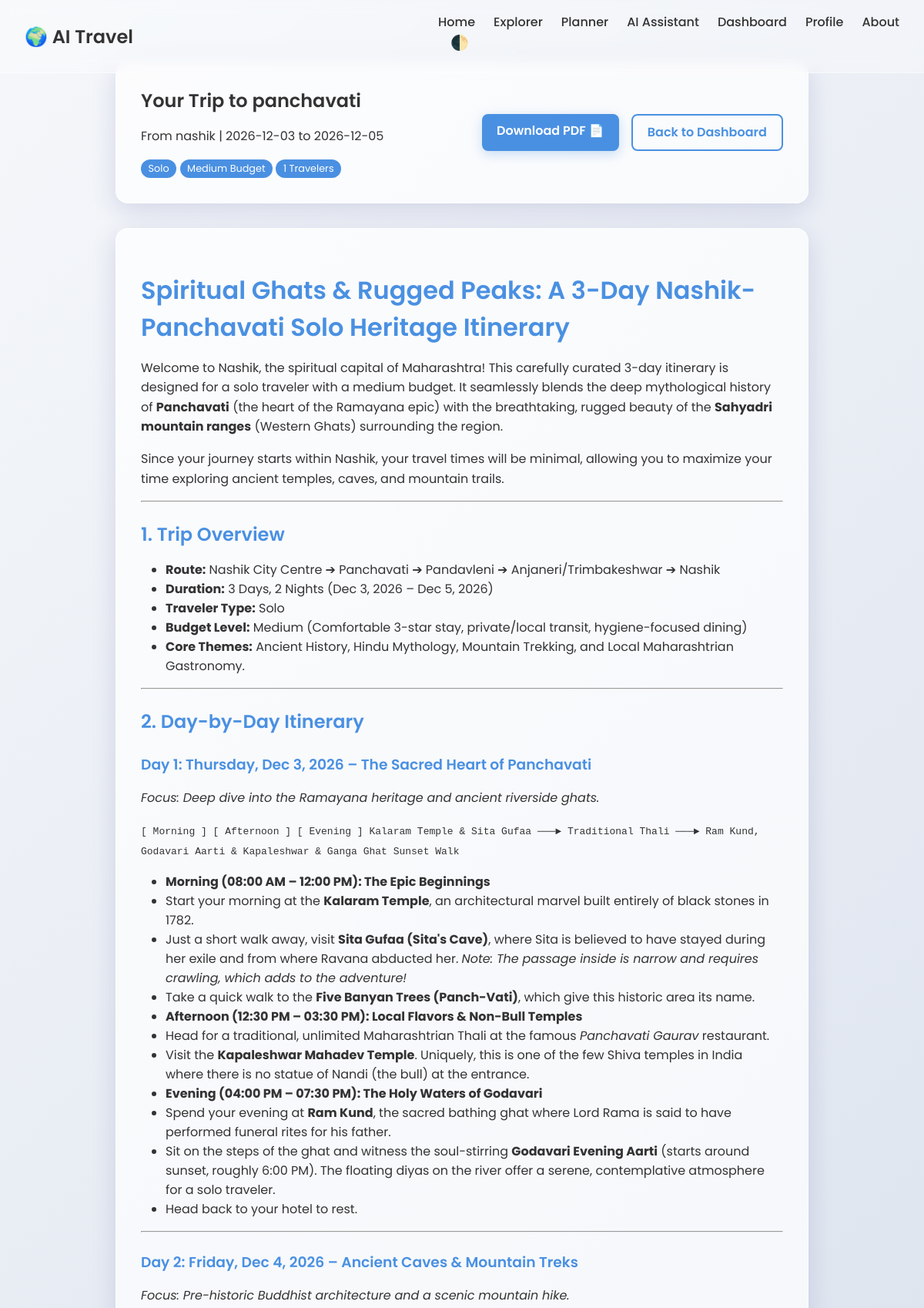
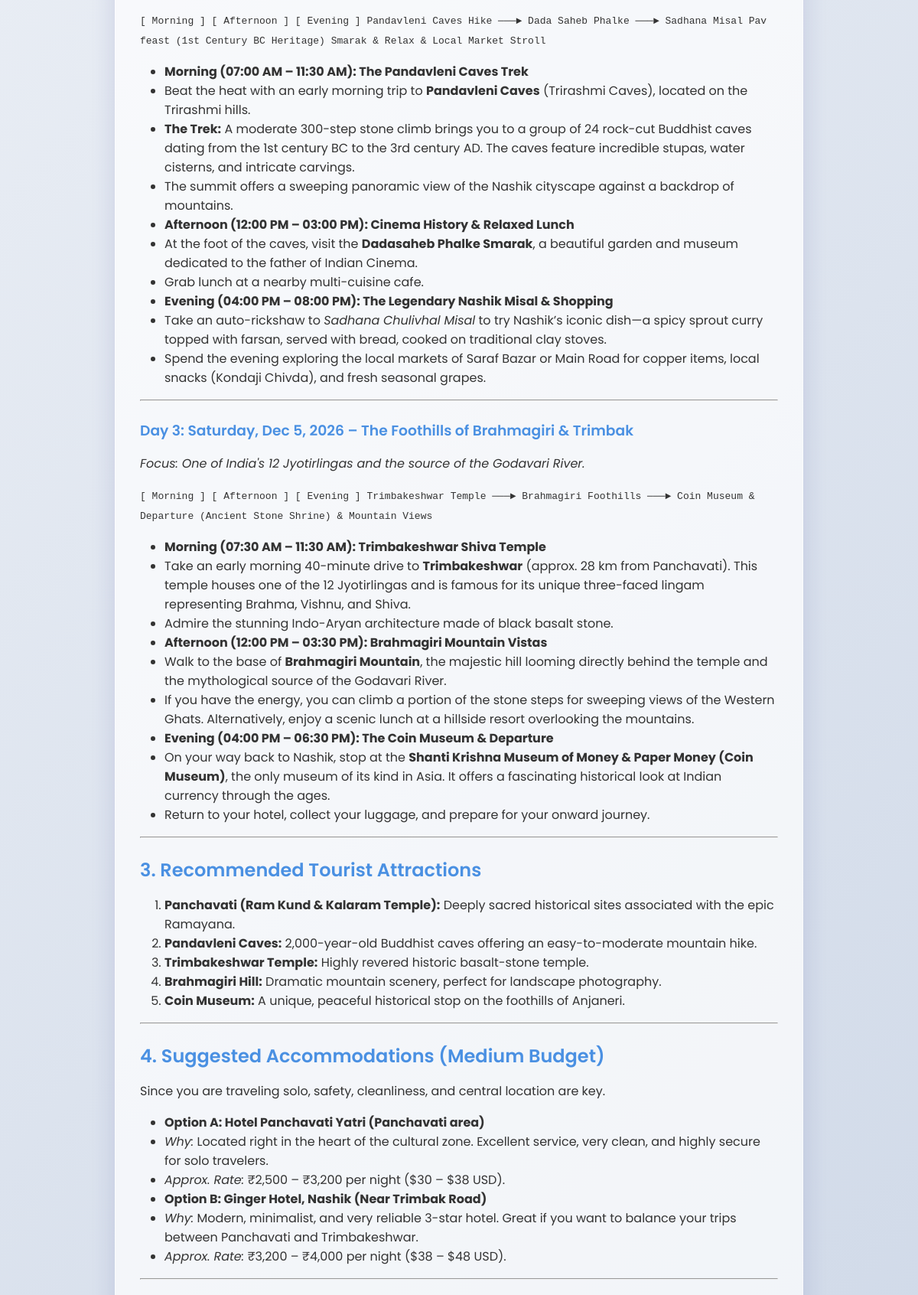
The page /trip/1 (upper part) on the database its author committed (2 pictures, top to bottom).
### tables this page shows
CREATE TABLE trips (
                id INTEGER PRIMARY KEY AUTOINCREMENT,
                user_id INTEGER NOT NULL,
                source TEXT NOT NULL,
                destination TEXT NOT NULL,
                start_date TEXT,
                end_date TEXT,
                budget TEXT,
                travelers INTEGER,
                travel_type TEXT,
                interests TEXT,
                itinerary_markdown TEXT,
                created_at TIMESTAMP DEFAULT CURRENT_TIMESTAMP,
                FOREIGN KEY (user_id) REFERENCES users (id)
            );

### app.py (the view)
@app.route('/trip/<int:trip_id>')
def trip_details(trip_id):
    db = get_db()
    cursor = db.cursor()
    cursor.execute("SELECT * FROM trips WHERE id = ? AND user_id = ?", (trip_id, session['user_id']))
    trip = cursor.fetchone()
    if not trip:
        flash("Trip not found.", "danger")
        return redirect(url_for('dashboard'))
    itinerary_html = markdown.markdown(trip['itinerary_markdown'])
    return render_template('trip_details.html', trip=trip, itinerary_html=itinerary_html)

### app.py (called while the page is built)
def get_db():
    db = getattr(g, '_database', None)
    if db is None:
        db = g._database = sqlite3.connect(DATABASE)
        db.row_factory = sqlite3.Row
    return db

@app.teardown_appcontext
def close_connection(exception):
    db = getattr(g, '_database', None)
    if db is not None:
        db.close()

@app.before_request
def auto_login():
    session['user_id'] = 1
    session['username'] = 'Guest'

### templates/trip_details.html
{% extends 'base.html' %}
{% block content %}
<div class="itinerary-container fade-in-up">
    <div class="itinerary-header glass-panel">
        <div class="header-content">
            <h2>Your Trip to {{ trip['destination'] }}</h2>
            <p>From {{ trip['source'] }} | {{ trip['start_date'] }} to {{ trip['end_date'] }}</p>
            <div class="badges">
                <span class="badge">{{ trip['travel_type'] }}</span>
                <span class="badge">{{ trip['budget'] }} Budget</span>
                <span class="badge">{{ trip['travelers'] }} Travelers</span>
            </div>
        </div>
        <div class="header-actions">
            <a href="{{ url_for('download_pdf', trip_id=trip['id']) }}" class="btn-primary">Download PDF 📄</a>
            <a href="{{ url_for('dashboard') }}" class="btn-outline">Back to Dashboard</a>
        </div>
    </div>
    <div class="itinerary-content glass-panel markdown-body">
        {{ itinerary_html | safe }}
    </div>
</div>
{% endblock %}

### static/css/style.css (style rules this page uses)
:root { --primary-color: #4a90e2; --primary-hover: #357abd; --text-color: #333333; --text-muted: #666666; --bg-gradient: linear-gradient(135deg, #f5f7fa, #c3cfe2); --glass-bg: rgba(255, 255, 255, 0.7); --glass-border: rgba(255, 255, 255, 0.5); --glass-shadow: 0 8px 32px 0 rgba(31, 38, 135, 0.15); --nav-bg: rgba(255, 255, 255, 0.3); --input-bg: rgba(255, 255, 255, 0.9); --input-border: #ccc; --message-ai-bg: rgba(74, 144, 226, 0.1); --message-user-bg: rgba(255, 255, 255, 0.8); }
* { box-sizing: border-box; margin: 0; padding: 0; }
body, html { height: 100%; font-family: 'Poppins', sans-serif; }
a { color: var(--primary-color); text-decoration: none; transition: color 0.3s ease; }
.glass-panel { background: var(--glass-bg); backdrop-filter: blur(12px); -webkit-backdrop-filter: blur(12px); border: 1px solid var(--glass-border); border-radius: 16px; box-shadow: var(--glass-shadow); padding: 2rem; transition: all 0.3s ease; }
h1, h2, h3 { margin-bottom: 1rem; font-weight: 600; }
p { line-height: 1.6; margin-bottom: 1rem; }
.btn-primary, .btn-outline { display: inline-block; padding: 0.6rem 1.2rem; border-radius: 8px; font-weight: 600; cursor: pointer; text-align: center; border: none; transition: all 0.3s ease; font-size: 1rem; }
.btn-primary { background: var(--primary-color); color: #fff; box-shadow: 0 4px 15px rgba(74, 144, 226, 0.3); }
.btn-outline { background: transparent; border: 2px solid var(--primary-color); color: var(--primary-color); }
.badge { background: var(--primary-color); color: white; padding: 0.2rem 0.6rem; border-radius: 12px; font-size: 0.8rem; }
.itinerary-container { max-width: 900px; margin: 0 auto; }
.itinerary-header { display: flex; justify-content: space-between; align-items: center; margin-bottom: 2rem; }
.header-actions { display: flex; gap: 1rem; }
.markdown-body h1, .markdown-body h2, .markdown-body h3 { margin-top: 1.5rem; color: var(--primary-color); }
.markdown-body ul, .markdown-body ol { margin-left: 2rem; margin-bottom: 1rem; }
.fade-in-up { animation: fadeInUp 0.8s ease forwards; opacity: 0; }

### rows shown on the page
trips: destination "panchavati", source "nashik", start_date "2026-12-03", end_date "2026-12-05", travel_type "Solo", budget "Medium", travelers "1", travel_type "Spiritual Ghats & Rugged Peaks: A 3-Day Nashik-Panchavati Solo Heritage Itinerary Welcome to Nashik, the spiritual capital of Maharashtra! This carefully curated 3-day itinerary is designed for a solo traveler with a medium budget. It seamlessly blends the deep mythological history of Panchavati (the heart of the Ramayana epic) with the breathtaking, rugged beauty of the Sahyadri mountain ranges (Western Ghats) surrounding the region. Since your journey starts within Nashik, your travel times will be minimal, allowing you to maximize your time exploring ancient temples, caves, and mountain trails. 1. Trip Overview Route: Nashik City Centre ➔ Panchavati ➔ Pandavleni ➔ Anjaneri/Trimbakeshwar…"
